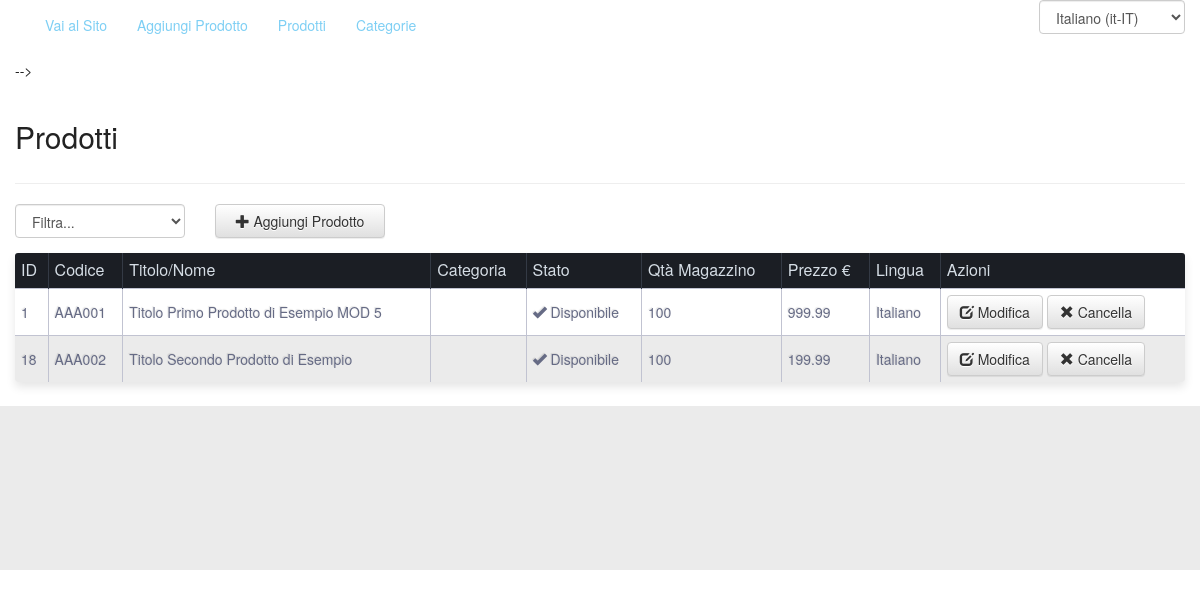
/Admin/showItems (signed in), run on the app's committed database.
### tables this page shows
CREATE TABLE `acms_shop_items` (
  `item_id` int(11) NOT NULL,
  `item_code` varchar(45) DEFAULT NULL,
  `fk_category_id` int(11) DEFAULT NULL,
  `fk_lang_id` int(11) NOT NULL,
  `item_status` tinyint(1) DEFAULT '0',
  `item_stock` int(11) DEFAULT NULL,
  `item_price` float DEFAULT NULL,
  `item_title` varchar(100) DEFAULT NULL,
  `item_weight` varchar(45) DEFAULT NULL,
  `item_colors` varchar(45) DEFAULT NULL,
  `item_short_desc` varchar(100) DEFAULT NULL,
  `item_long_desc` text,
  `item_meta_keywords` varchar(150) DEFAULT NULL,
  `item_meta_description` varchar(150) DEFAULT NULL
);

CREATE TABLE `acms_languages` (
  `lang_id` int(11) NOT NULL,
  `lang_iso_code` varchar(4) DEFAULT NULL,
  `lang_internal_code` varchar(8) DEFAULT NULL,
  `lang_name` varchar(80) DEFAULT NULL
);

### controllers/Admin.php (called while the page is built, shortened)
<?php
class Admin extends Controller
{
    function index()
    {
        $this->getView('pages/page_default');
    }
    function showItems($args)
    {
        $this->args = $args;
        $shop_model = $this->getModel('ShopModel');
        $this->items = $shop_model->getItems();
        $this->index($this->args);
    }
}

### index.php (called while the page is built, shortened)
<?php
require_once(__DIR__.'/Config.php');
require_once(Config::$abs_path.'/libs/php/Database.php');
require_once(Config::$abs_path.'/controllers/Controller.php');
(new App());

### libs/php/Database.php (called while the page is built, shortened)
<?php
class Database
{
    public $mysqli;
    public $results;
    public function __construct()
    {
        $this->mysqli = new mysqli( Config::$db_host, Config::$db_user, Config::$db_pass, Config::$db_name);
    }
    public function queryExec($query='')
    {
        $_query = str_replace("#_", Config::$db_prefix, $query);
        if (!$this->results = $this->mysqli->query($_query)) {
            echo "<b>Database() say: </b>query problems<br>";
            echo "Query: " . $_query . "<br>";
            echo "Errno: " . $this->mysqli->errno . "<br>";
            echo "Error: " . $this->mysqli->error . "<br>";
            exit;
        }
        return $this->results;
    }
    public function getObjectData($query='')
    {
        $_query = str_replace("#_", Config::$db_prefix, $query);
        if (!$this->results = $this->mysqli->query($_query)) {
            echo "<b>Database() say: </b>query problems<br>";
            echo "Query: " . $_query . "<br>";
            echo "Errno: " . $this->mysqli->errno . "<br>";
            echo "Error: " . $this->mysqli->error . "<br>";
            exit;
        }
        if ($this->results->num_rows === 0) {
            $data = FALSE;
        }else{
            $data = $this->results->fetch_object();
            $data->num_rows = $this->results->num_rows;
        }
        return $data;
    }
}

### models/ShopModel.php (called while the page is built, shortened)
<?php
class ShopModel extends Model
{
    function getItems($fk_category_id=NULL, $item_code=NULL, $fk_lang_id=NULL)
    {
        $query = "SELECT * FROM #_shop_items ";
        $query.= "LEFT JOIN #_shop_categories ON #_shop_items.fk_category_id = #_shop_categories.category_id ";
        $query.= "LEFT JOIN #_languages ON #_shop_items.fk_lang_id = #_languages.lang_id";
        $this->results = $this->queryExec($query);
        $data = array();
        while($row = $this->results->fetch_object()){
            array_push($data, $row);
        }
        if(!$this->results){
            return FALSE;
        }else{
            return $data;
        }
    }
}

### views/admin/shop/list_items.php (the view, shortened to what this page needs)
<div class="list_items">
    <div class="row">
        <div class="col-xs-12 col-sm-12 col-md-12 col-lg-12">
            <h2><?=Lang::$products?></h2>
        </div>
    </div><hr/>
    <div class="row">
        <div class="col-xs-6 col-sm-3 col-md-2 col-lg-2">
            <div class="form-group">
                <select name="list_items_filter" id="list_items_filter" class="form-control">
                    <option value="NULL">Filtra...</option>
                </select>
            </div>
        </div>
        <div class="col-xs-6 col-sm-3 col-md-2 col-lg-2">
            <div class="form-group">
                <a href="<?=Config::$web_path;?>/Admin/editItem" class="btn btn-default form-control">
                    <span class="glyphicon glyphicon-plus"></span> <?=Lang::$add_item?>
                </a>
            </div>
        </div>
    </div>
    <?php if(isset($this->items) && $this->items!==FALSE):?>
    <table>
        <tbody>
            <tr>
                <th><?=Lang::$id?></th>
                <th><?=Lang::$item_code?></th>
                <th><?=Lang::$item_title?></th>
                <th><?=Lang::$item_category?></th>
                <th><?=Lang::$status?></th>
                <th><?=Lang::$item_stock?></th>
                <th><?=Lang::$item_price?></th>
                <th><?=Lang::$language?></th>
                <th><?=Lang::$actions?></th>
            </tr>
            <?php foreach($this->items as $item_val):?>
                <tr>
                    <td><?=$item_val->item_id;?></td>
                    <td><?=$item_val->item_code;?></td>
                    <td><?=$item_val->item_title;?></td>
                    <td><?=$item_val->category_name;?></td>
                    <td>
                        <?=$item_val->item_status ? '<i class="glyphicon glyphicon-ok"></i> '.Lang::$available : '<i class="glyphicon glyphicon-warning-sign"></i> '.Lang::$unavailable;?>
                    </td>
                    <td><?=$item_val->item_stock;?></td>
                    <td><?=$item_val->item_price;?></td>
                    <td><?=$item_val->lang_name;?></td>
                    <td>
                        <a href="<?=Config::$web_path;?>/Admin/editItem/<?=$item_val->item_id;?>" class="btn btn-default">
                            <span class="glyphicon glyphicon-edit"></span>
                            <?=Lang::$edit?>
                        </a>
                        <a href="<?=Config::$web_path;?>/Admin/deleteItem/<?=$item_val->item_id;?>" class="btn btn-default">
                            <span class="glyphicon glyphicon-remove"></span>
                            <?=Lang::$delete?>
                        </a>
                    </td>
                </tr>
            <?php endforeach;?>
        </tbody>
    </table>
    <?php endif;?>
</div>

### css/app_style.css (style rules this page uses)
a, a:hover, a:focus, a:visited { text-decoration: none; }

### themes/default/css/theme.css (style rules this page uses)
html, body { color: #222; }
a { color: #7ecff4; }
select, option { color: #222; }
table { background: white; border-radius:3px; border-collapse: collapse; margin: auto; padding:5px; width: 100%; box-shadow: 0 5px 10px rgba(0, 0, 0, 0.1); animation: float 5s infinite; }
th { color:#D5DDE5;; background:#1b1e24; border-right: 1px solid #343a45; font-size:16px; font-weight: 100; padding:6px; text-align:left; text-shadow: 0 1px 1px rgba(0, 0, 0, 0.1); vertical-align:middle; }
th:first-child { border-top-left-radius:3px; }
th:last-child { border-top-right-radius:3px; border-right:none; }
tr { border-top: 1px solid #C1C3D1; border-bottom: 1px solid #C1C3D1; color:#666B85; font-size:16px; font-weight:normal; text-shadow: 0 1px 1px rgba(256, 256, 256, 0.1); }
tr:first-child { border-top:none; }
tr:last-child { border-bottom:none; }
tr:nth-child(odd) td { background:#EBEBEB; }
tr:last-child td:first-child { border-bottom-left-radius:3px; }
tr:last-child td:last-child { border-bottom-right-radius:3px; }
td { background:#FFFFFF; padding:6px; text-align:left; vertical-align:middle; font-weight:300; font-size:14px; text-shadow: -1px -1px 1px rgba(0, 0, 0, 0.1); border-right: 1px solid #C1C3D1; }
td:last-child { border-right: 0px; }

### data on the page
acms_shop_items: item_id "1", item_code "AAA001", item_title "Titolo Primo Prodotto di Esempio MOD 5", item_stock "100", item_price "999.99", acms_languages.lang_name "Italiano"
acms_shop_items: item_id "18", item_code "AAA002", item_title "Titolo Secondo Prodotto di Esempio", item_stock "100", item_price "199.99", acms_languages.lang_name "Italiano"

### other printed values
Lang::$go_to_site "Vai al Sito"
Lang::$add_item "Aggiungi Prodotto"
Lang::$products "Prodotti"
Lang::$categories "Categorie"
Lang::$id "ID"
Lang::$item_code "Codice"
Lang::$item_title "Titolo/Nome"
Lang::$item_category "Categoria"
Lang::$status "Stato"
Lang::$item_stock "Qtà Magazzino"
Lang::$item_price "Prezzo €"
Lang::$language "Lingua"
Lang::$actions "Azioni"
